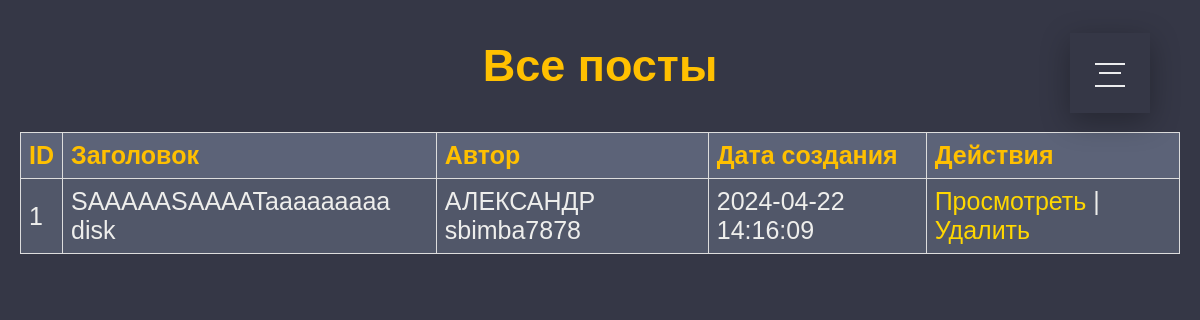
Page /AdminTools/allposts.php on the earlier database version.
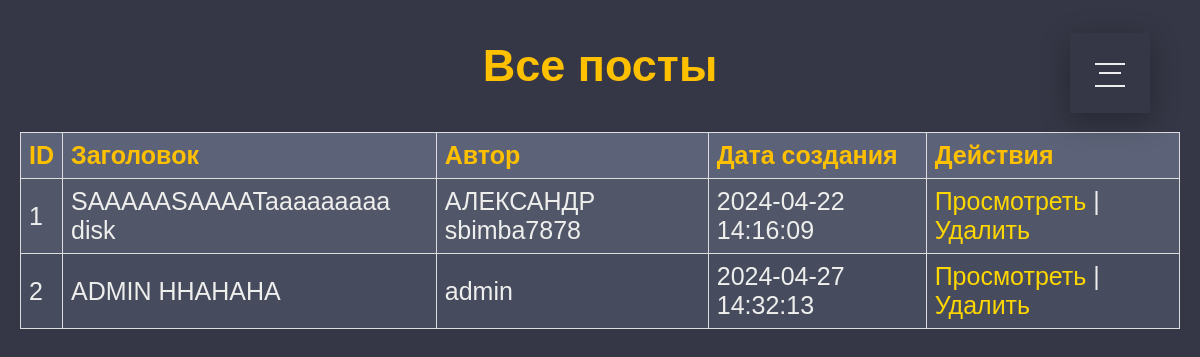
Same page on the later database version.
### tables this page shows
CREATE TABLE `posts` (
  `id` int NOT NULL,
  `title` varchar(255) NOT NULL,
  `content` text NOT NULL,
  `image_url` varchar(255) DEFAULT NULL,
  `created_at` timestamp NULL DEFAULT CURRENT_TIMESTAMP,
  `user_id` int DEFAULT NULL
);

CREATE TABLE `users` (
  `id` int NOT NULL,
  `admin` tinyint NOT NULL,
  `us_name` varchar(200) NOT NULL,
  `email` varchar(200) NOT NULL,
  `age` tinyint DEFAULT NULL,
  `password` varchar(255) NOT NULL,
  `created` timestamp NOT NULL DEFAULT CURRENT_TIMESTAMP,
  `profile_picture` varchar(255) DEFAULT NULL,
  `info` text
);

### AdminTools/allposts.php (the view, shortened to what this page needs)
<?php
require_once("../application/db.php");
$sql = "SELECT posts.id, posts.title, users.us_name, posts.created_at FROM posts JOIN users ON posts.user_id = users.id";
$result = $conn->query($sql);
?>
<!DOCTYPE html>
<html lang="ru">
<head>
    <link rel="stylesheet" href="../css/menu.css">
    <link rel="stylesheet" href="../css/tools.css">
</head>
<body>
    <?php
    include("../menu.php");
    ?>
    <h1>Все посты</h1>
    <?php if ($result->num_rows > 0) : ?>
        <table>
            <tr>
                <th>ID</th>
                <th>Заголовок</th>
                <th>Автор</th>
                <th>Дата создания</th>
                <th>Действия</th>
            </tr>
            <?php while ($row = $result->fetch_assoc()) : ?>
                <tr>
                    <td><?php echo $row['id']; ?></td>
                    <td><?php echo htmlspecialchars($row['title']); ?></td>
                    <td><?php echo htmlspecialchars($row['us_name']); ?></td>
                    <td><?php echo $row['created_at']; ?></td>
                    <td>
                        <a href="http://localhost/Social/posts/post.php?id=<?php echo $row['id']; ?>">Просмотреть</a> |
                        <a href="delete_post.php?id=<?php echo $row['id']; ?>">Удалить</a>
                    </td>
                </tr>
            <?php endwhile; ?>
        </table>
    <?php else : ?>
        <p>Постов нет.</p>
    <?php endif; ?>
</body>
</html>

Differences in the rows shown:
added posts: id "2", title "ADMIN HHAHAHA", user.us_name "admin", created_at "2024-04-27 14:32:13"
